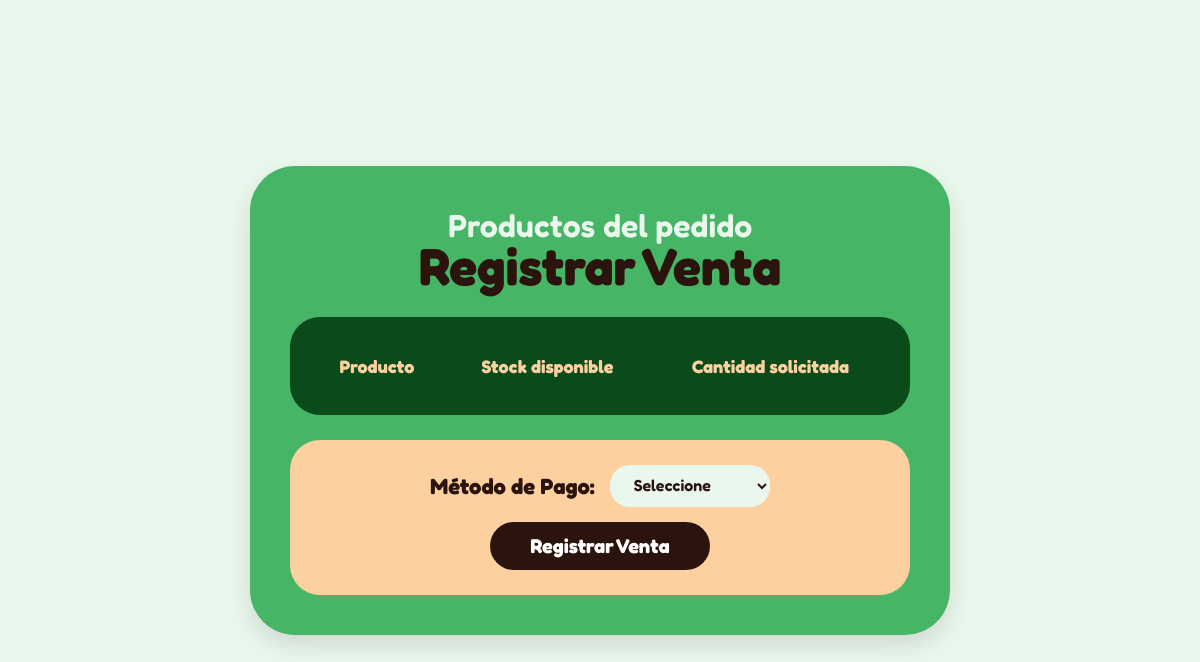
Before: /Ventas/formularioventas.php?pedido=8 with the older database file.
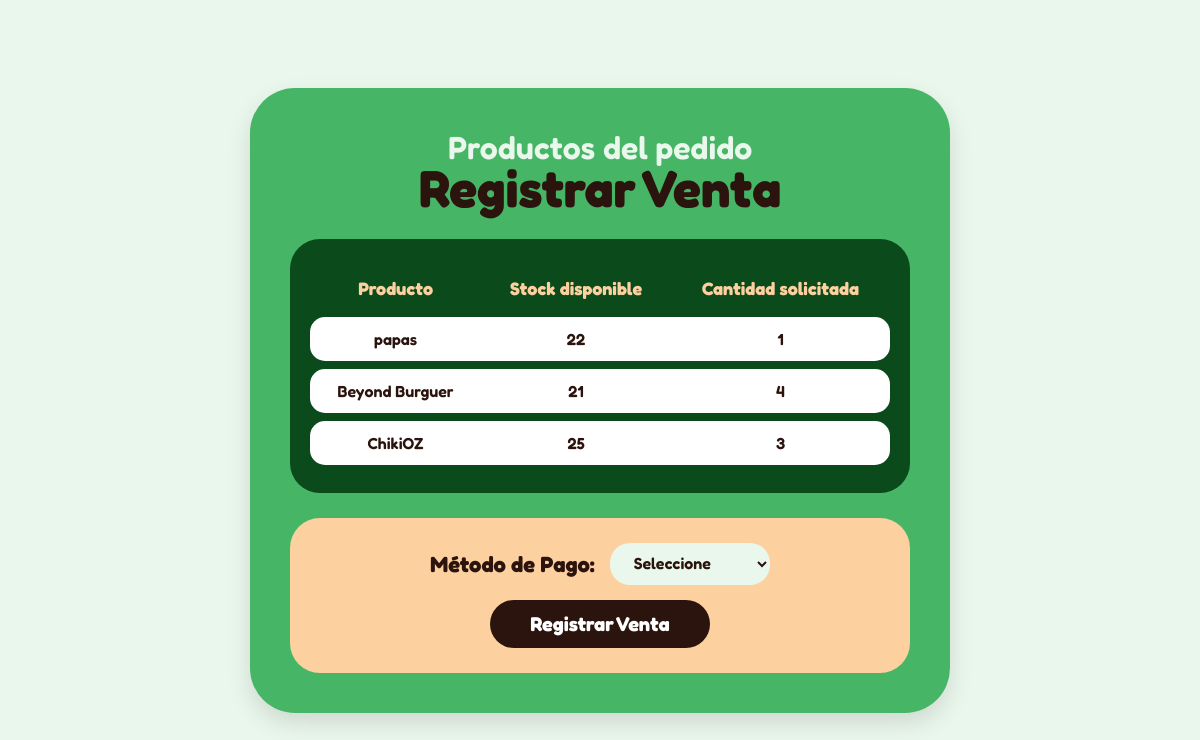
After: the same page with the newer database file.
### tables this page shows
CREATE TABLE IF NOT EXISTS `carrito` (
  `pedidos_id` INT NOT NULL,
  `productos_id` INT NOT NULL,
  `cantidad` INT NULL,
  `costototal` INT NULL,
  PRIMARY KEY (`pedidos_id`, `productos_id`),
  INDEX `fk_pedidos_has_productos_productos1_idx` (`productos_id` ASC) ,
  INDEX `fk_pedidos_has_productos_pedidos_idx` (`pedidos_id` ASC) ,
  CONSTRAINT `fk_pedidos_has_productos_pedidos`
    FOREIGN KEY (`pedidos_id`)
    REFERENCES `pedidos` (`id`)
    ON DELETE NO ACTION
    ON UPDATE NO ACTION,
  CONSTRAINT `fk_pedidos_has_productos_productos1`
    FOREIGN KEY (`productos_id`)
    REFERENCES `productos` (`id`)
    ON DELETE NO ACTION
    ON UPDATE NO ACTION);

CREATE TABLE IF NOT EXISTS `productos` (
  `id` INT NOT NULL AUTO_INCREMENT,
  `nombre` VARCHAR(45) NULL,
  `descripcion` VARCHAR(45) NULL,
  `precio` INT NULL,
  `costo` INT NULL,
  `stock` INT NULL,
  PRIMARY KEY (`id`));

### Ventas/formularioventas.php (the view, shortened to what this page needs)
<?php
if (isset($_GET['pedido'])) {
    $pedidos_id = $_GET['pedido'];
} else {
    die("No se recibió el pedido.");
}
$servidor = "localhost";
$nombre = "root";
$contraseña = "";
$BDnombre = "organiczoneBD";
$conn = new mysqli($servidor, $nombre, $contraseña, $BDnombre);
$sqlCarrito = "SELECT productos_id, cantidad FROM carrito WHERE pedidos_id = '$pedidos_id'";
$resultadoCarrito = $conn->query($sqlCarrito);
?>
<!DOCTYPE html>
<html lang="es">
<head>
</head>
<body>
<article class="caja-formulario">
    <header class="caja-titulos">
        <h3 class="texto-saludo">Productos del pedido</h3>
        <h1 class="texto-rol">Registrar Venta</h1>
    </header>
    <div class="caja-tabla">
        <table>
            <tr>
                <th>Producto</th>
                <th>Stock disponible</th>
                <th>Cantidad solicitada</th>
            </tr>
            <?php
            while ($producto = $resultadoCarrito->fetch_assoc()) {
                $productos_id = $producto['productos_id'];
                $cantidad = $producto['cantidad'];
                $sqlProducto = "SELECT nombre, stock FROM productos WHERE id = '$productos_id'";
                $resultadoProducto = $conn->query($sqlProducto);
                $datosProducto = $resultadoProducto->fetch_assoc();
            ?>
            <tr>
                <td><?php echo $datosProducto['nombre']; ?></td>
                <td><?php echo $datosProducto['stock']; ?></td>
                <td><?php echo $cantidad; ?></td>
            </tr>
            <?php
            }
            ?>
        </table>
    </div>
    <form action="ventas.php" method="POST" class="caja-pago">
        <div class="grupo-campo">
            <label>Método de Pago:</label>
            <select name="metodo" required>
                <option value="">Seleccione</option>
            </select>
        </div>
        <button type="submit" class="boton-registrar">Registrar Venta</button>
    </form>
</article>
</body>
</html>

Changed rows visible on the page:
added carrito: productos.nombre "papas", productos.stock "22", cantidad "1"
added carrito: productos.nombre "Beyond Burguer", productos.stock "21", cantidad "4"
added carrito: productos.nombre "ChikiOZ", productos.stock "25", cantidad "3"
